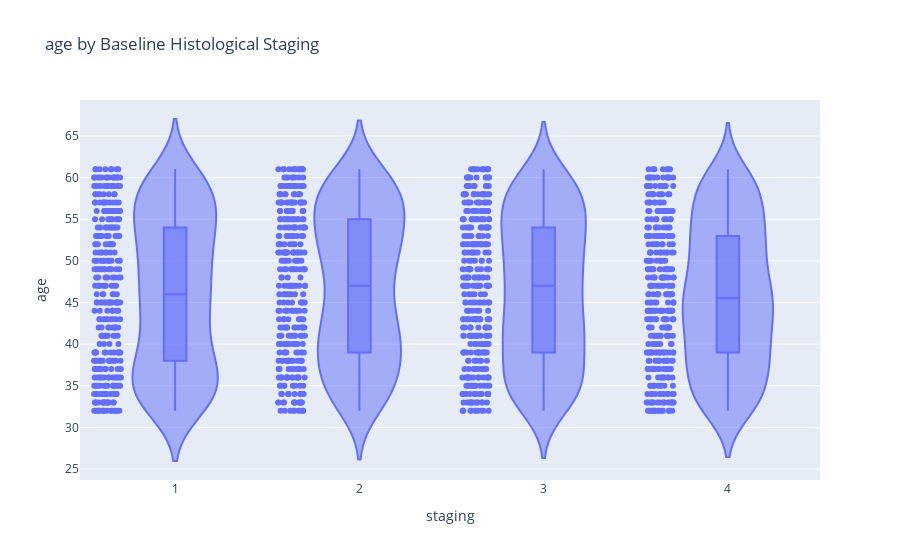

Here is the notebook cell this chart was saved with:
### Code cell
fig = px.violin(df, x='staging', y='age', 
                box=True, points='all',
                title='age by Baseline Histological Staging',
                labels={'Baselinehistological staging': 'Histological Staging', 'ALT 36': 'ALT 36 Levels'})
fig.show()

### Figure 1 — Plotly figure (JSON) as saved in the notebook; plotly's stock layout.template omitted (floating-point values rounded to 4 significant figures; data arrays with more than 128 entries replaced by an {"elided": "..."} marker saying what was removed)
{"data": [{"alignmentgroup": "True", "box": {"visible": true}, "hovertemplate": "staging=%{x}<br>age=%{y}<extra></extra>", "legendgroup": "", "marker": {"color": "#636efa"}, "name": "", "offsetgroup": "", "orientation": "v", "points": "all", "scalegroup": "True", "showlegend": false, "type": "violin", "x": {"elided": "1385 int values"}, "x0": " ", "xaxis": "x", "y": {"elided": "1385 int values"}, "y0": " ", "yaxis": "y"}], "layout": {"legend": {"tracegroupgap": 0}, "title": {"text": "age by Baseline Histological Staging"}, "violinmode": "group", "xaxis": {"anchor": "y", "domain": [0, 1], "title": {"text": "staging"}}, "yaxis": {"anchor": "x", "domain": [0, 1], "title": {"text": "age"}}}}
